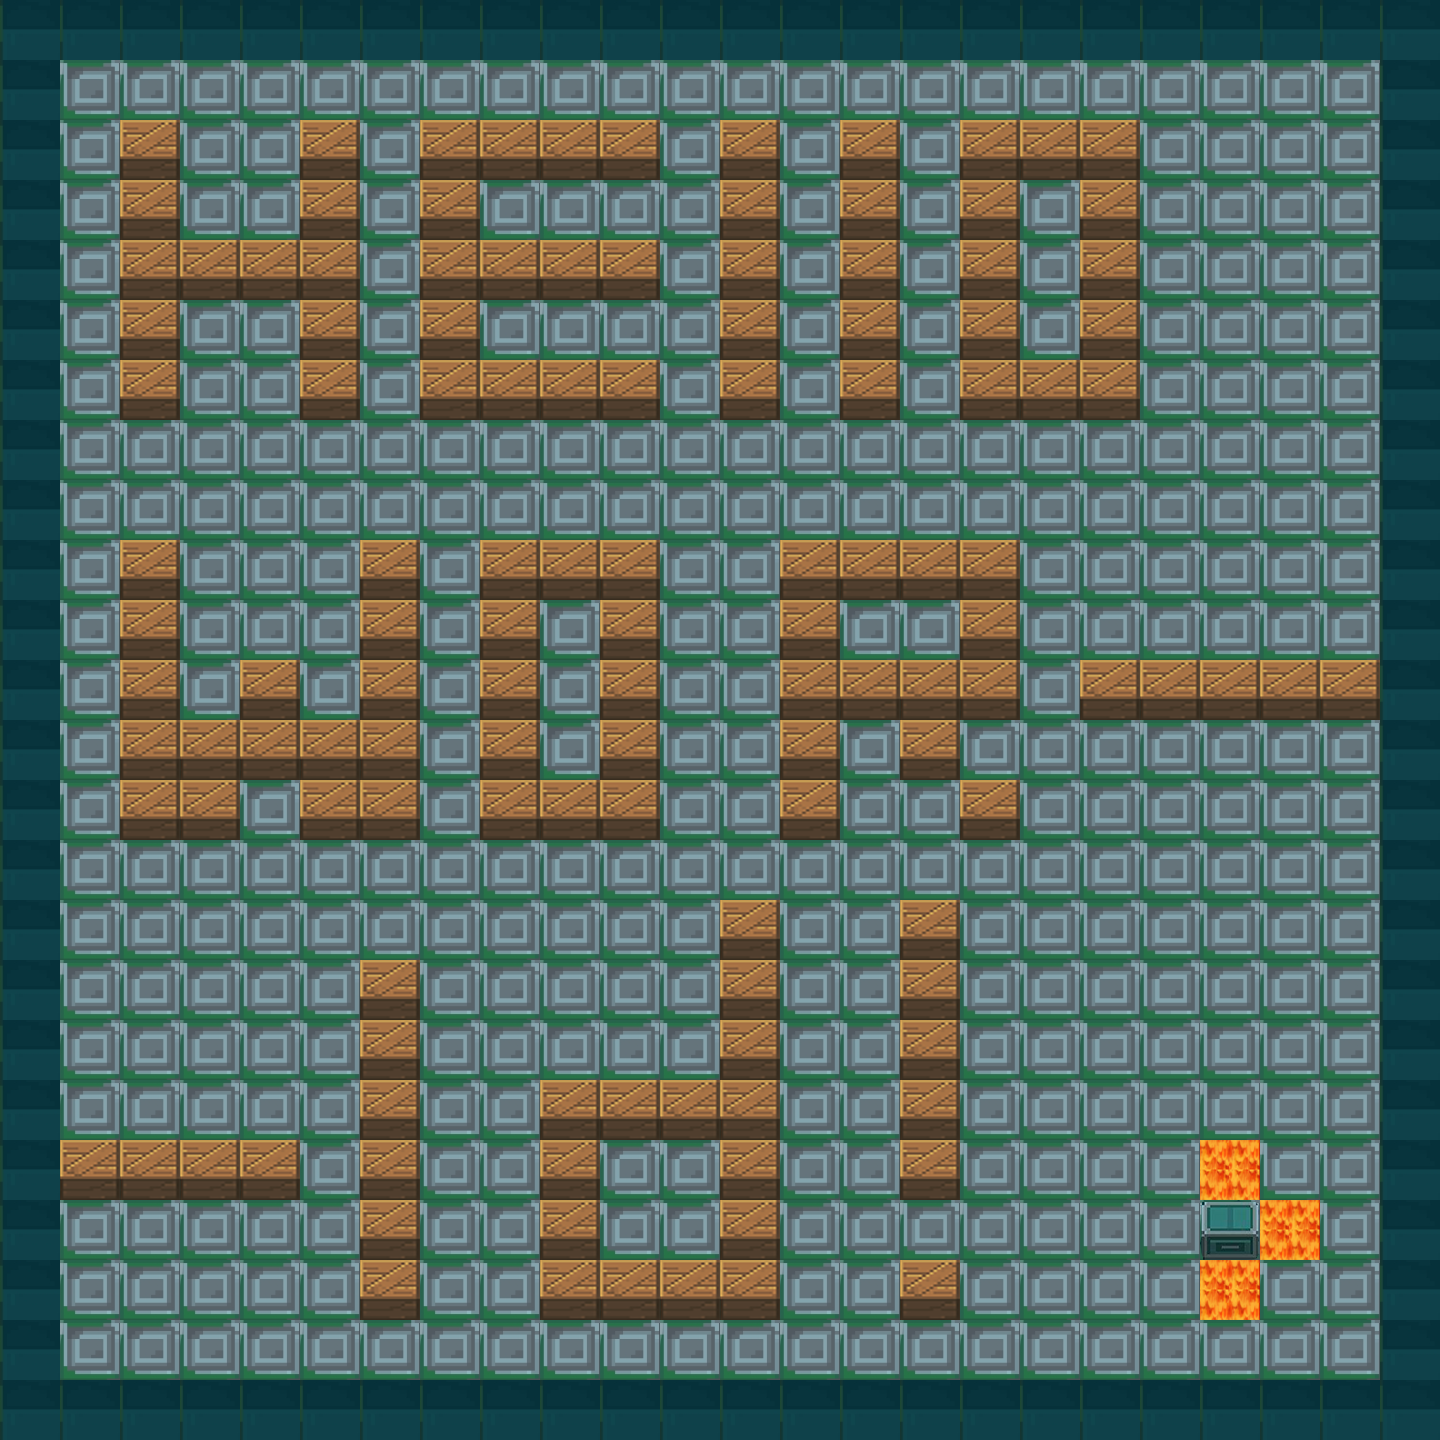

A 2D game scene composited from a Tiled map and its tileset images. What follows is a short description and the map's XML, with each tile layer's data collapsed to a summary:
An orthogonal 24x24 tile map with 60x60 px tiles, 7 tile layers (collision, boxes, Base, Wall, ...), 6 tilesets.

<map version="1.2" tiledversion="1.3.4" orientation="orthogonal" renderorder="right-down" width="24" height="24" tilewidth="60" tileheight="60" infinite="0" nextlayerid="8" nextobjectid="1">
 <tileset firstgid="1" name="石地板" tilewidth="60" tileheight="60" tilecount="1" columns="1">
  <image source="石地板.png" width="60" height="60" />
 </tileset>
 <tileset firstgid="2" name="绿色砖块" tilewidth="60" tileheight="60" tilecount="1" columns="1">
  <image source="绿色砖块.png" width="60" height="60" />
 </tileset>
 <tileset firstgid="3" name="墙与箱子(60版本)" tilewidth="60" tileheight="60" tilecount="2" columns="2">
  <image source="墙与箱子(60版本).png" width="120" height="60" />
 </tileset>
 <tileset firstgid="5" name="标记色块" tilewidth="60" tileheight="60" tilecount="4" columns="4">
  <image source="标记色块.png" width="240" height="60" />
 </tileset>
 <tileset firstgid="9" name="合上的箱子" tilewidth="60" tileheight="60" tilecount="1" columns="1">
  <image source="合上的箱子.png" width="60" height="60" />
 </tileset>
 <tileset firstgid="10" name="岩浆" tilewidth="60" tileheight="60" tilecount="1" columns="1">
  <image source="岩浆.png" width="60" height="60" />
 </tileset>
 <layer id="2" name="collision" width="24" height="24">
  <data>[576 cells, 218 non-empty, 1 distinct tile ids]</data>
 </layer>
 <layer id="3" name="boxes" width="24" height="24">
  <data>[576 cells, 126 non-empty, 1 distinct tile ids]</data>
 </layer>
 <layer id="1" name="Base" width="24" height="24">
  <data>[576 cells, 576 non-empty, 1 distinct tile ids]</data>
 </layer>
 <layer id="5" name="Wall" width="24" height="24">
  <data>[576 cells, 92 non-empty, 1 distinct tile ids]</data>
 </layer>
 <layer id="6" name="Treasure" width="24" height="24">
  <data>[576 cells, 1 non-empty, 1 distinct tile ids]</data>
 </layer>
 <layer id="7" name="debuff" width="24" height="24">
  <data>[576 cells, 3 non-empty, 1 distinct tile ids]</data>
 </layer>
 <layer id="4" name="Barrier" width="24" height="24">
  <data>[576 cells, 126 non-empty, 1 distinct tile ids]</data>
 </layer>
</map>
